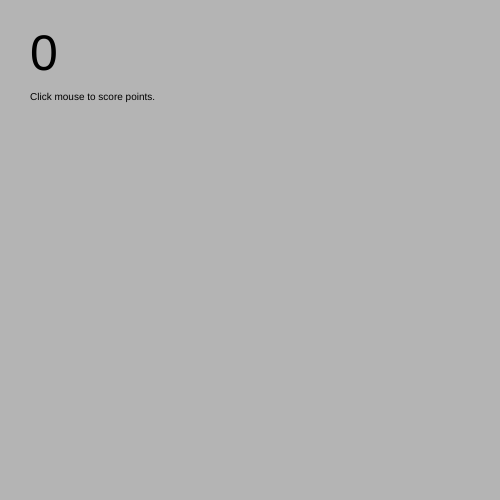
Frame 1 (no input)
Frame 60 (no input): identical to frame 1, image omitted
Frame 120 (the mouse pressed at the canvas centre since frame 60): identical to frame 1, image omitted

The p5.js sketch that drew this single still picture (run headless with seeded random() and noise() and a simulated clock; from frame 60 on, the mouse is pressed at the canvas centre):

// p5.js sketch
// ── sketch.js
var score = 0;

function setup() {
    createCanvas(500, 500);
}

function draw() {
    background(180);
    
    // Dispaly Score
    textSize(50);
    text(score, 30, 70);
    
    // Display instructions
    textSize(10);
    text("Click mouse to score points.", 30, 100)  // Worst. Game. Ever.
}

function mouseClicked() {
    score += 100;
}
